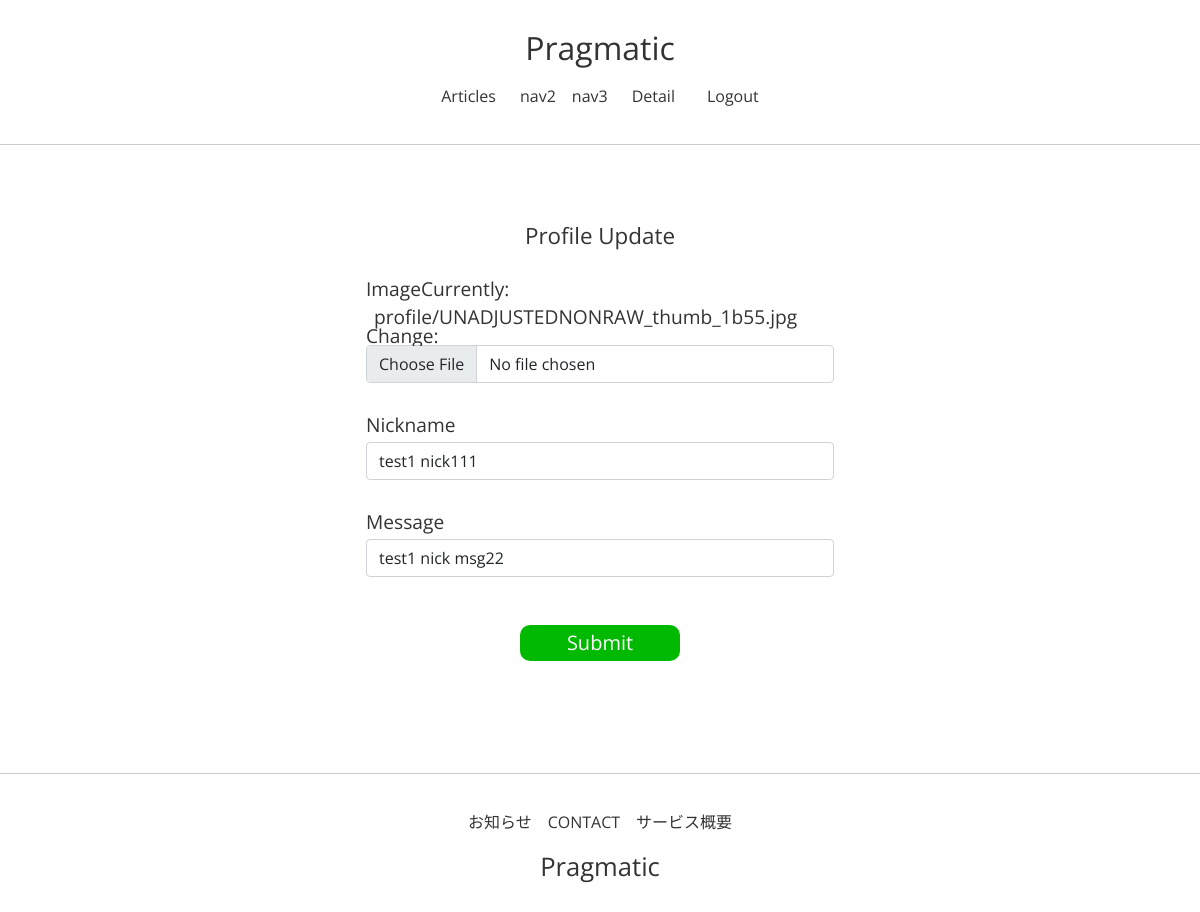
The app's page /profiles/update/3 (signed in), older data.
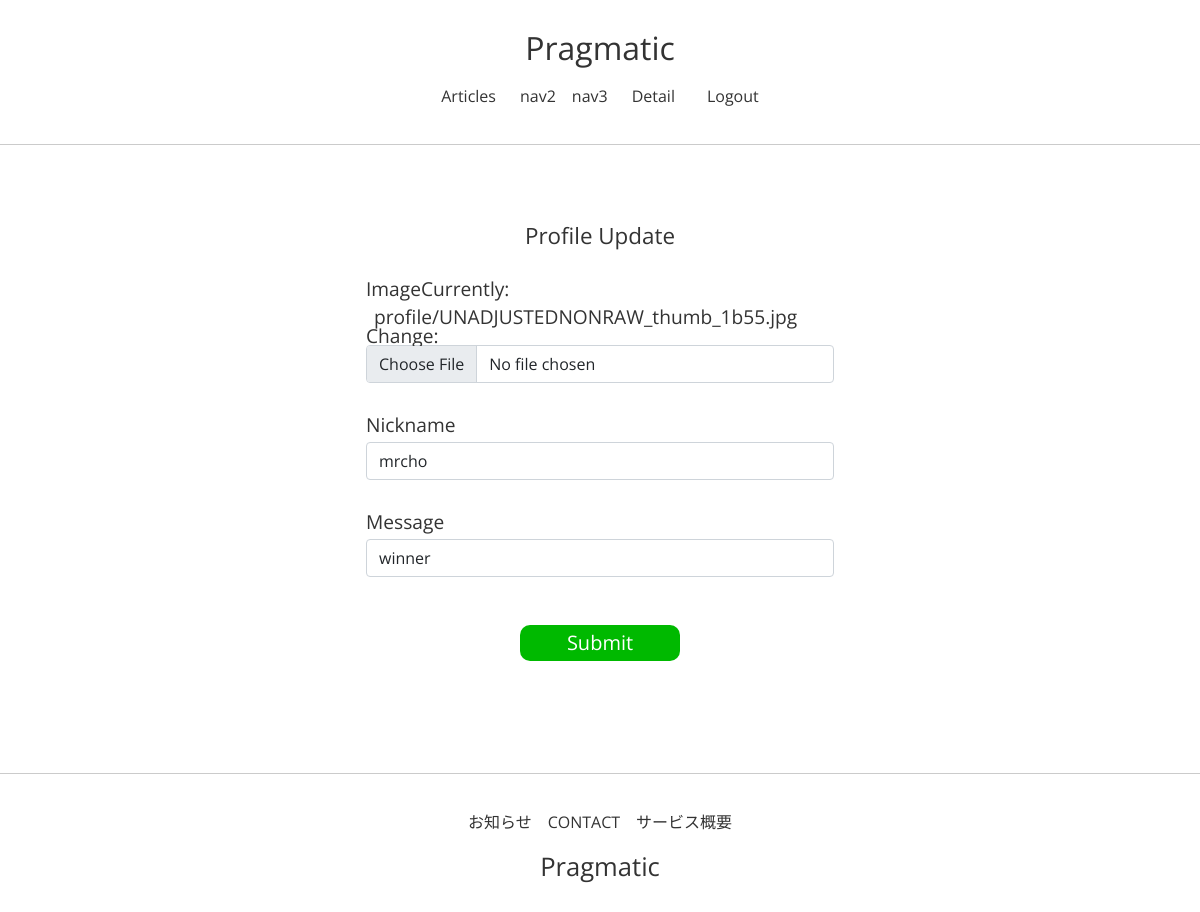
The same page, newer data.
### profileapp/models.py (models this page shows)
class Profile(models.Model):
    user = models.OneToOneField(
        User, on_delete=models.CASCADE, related_name='profile')
    image = models.ImageField(upload_to='profile/', null=True)
    nickname = models.CharField(max_length=20, unique=True, null=True)
    message = models.CharField(max_length=100, null=True)

### profileapp/views.py (the view, shortened to what this page needs)
# urls.py: path('update/<int:pk>', ProfileUpdateView.as_view(), name='update')
@method_decorator(profile_custom_ownership_required, 'get')
@method_decorator(profile_custom_ownership_required, 'post')
class ProfileUpdateView(UpdateView):
    model = Profile
    context_object_name = 'target_profile'
    form_class = ProfileCreationForm
    template_name = 'profileapp/update.html'

### profileapp/forms.py
class ProfileCreationForm(ModelForm):
    class Meta:
        model = Profile
        fields = ['image', 'nickname', 'message']

### profileapp/templates/profileapp/update.html (shortened to what this page needs)
{% extends 'base.html' %}
{% load bootstrap4 %}
{% block content %}
    <div class="profile-update">
        <div class="title">
            <h4>Profile Update</h4>
        </div>
        <form action="{% url 'profileapp:update' pk=target_profile.pk %}" method="post" enctype="multipart/form-data">
            {% bootstrap_form form %}
            <input type="submit" class="submit-btn">
        </form>
    </div>
{% endblock %}

Row changes from the older to the newer data that the page shows:
changed Profile: nickname "test1 nick111" → "mrcho"; message "test1 nick msg22" → "winner"
